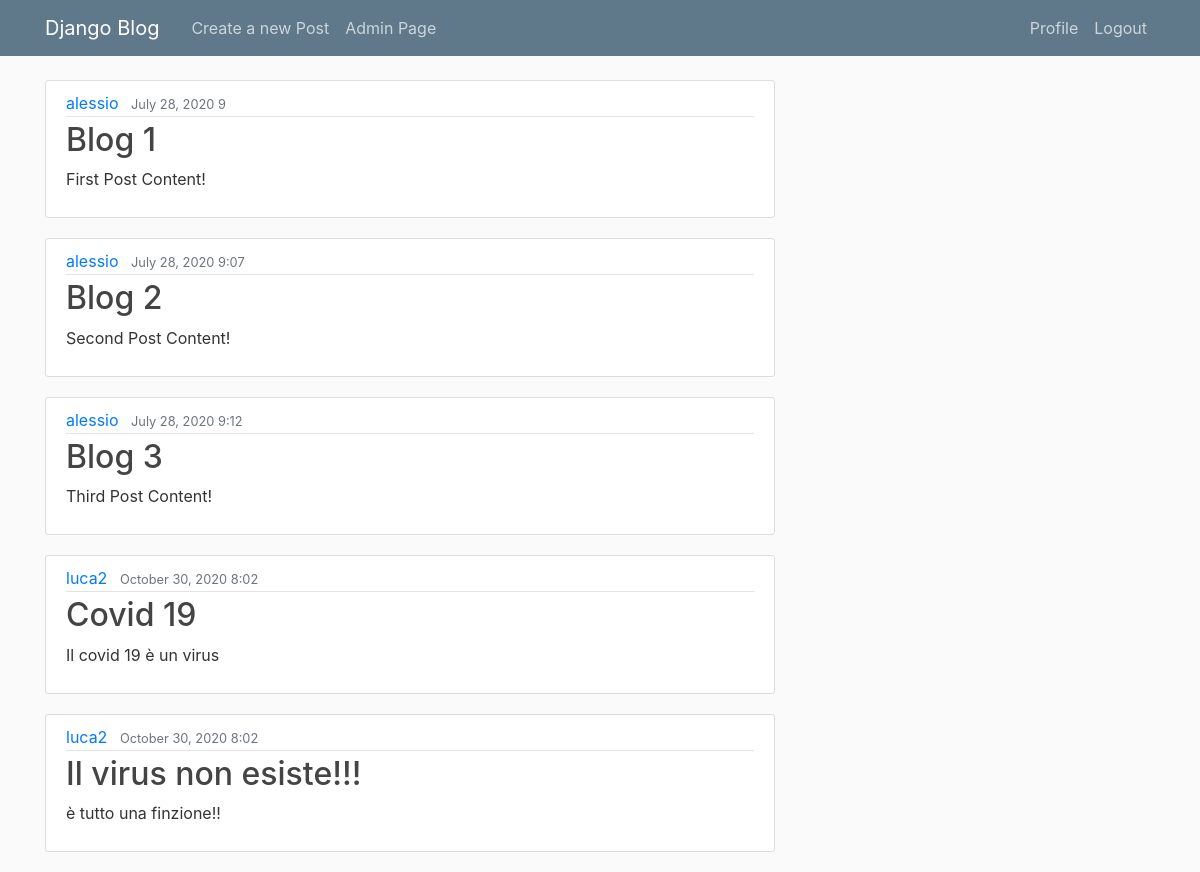
Page /blog/ (signed in) on the earlier database version.
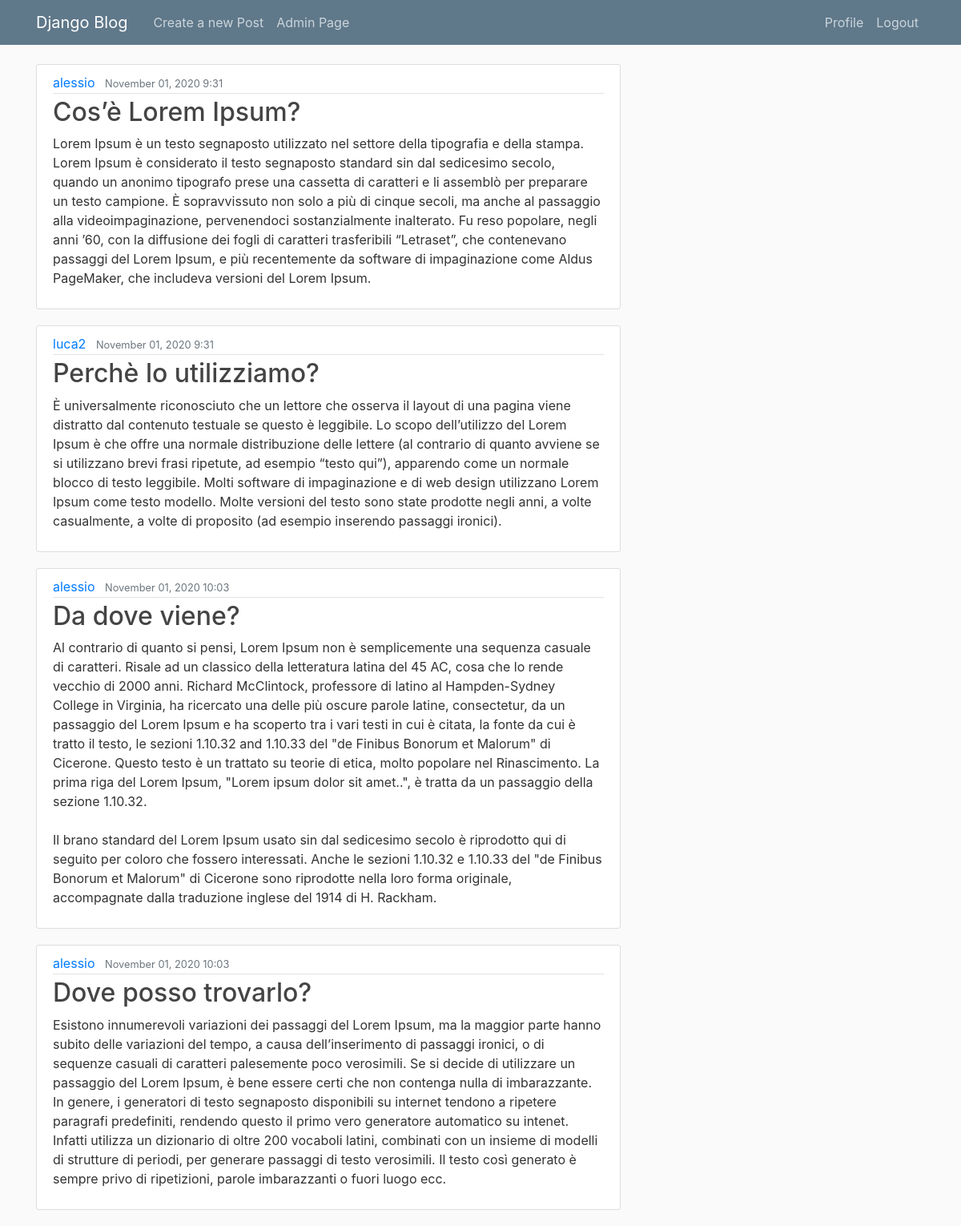
Same page on the later database version.
### blog/models.py (models this page shows, shortened)
class Post(models.Model):
    title = models.CharField(max_length=100)
    content = models.TextField()
    post_date = models.DateTimeField(default=timezone.now)
    author = models.ForeignKey(User, on_delete=models.CASCADE) # if a user is deleted also the post is deleted

### blog/views.py (the view)
# urls.py: 2. Add a URL to urlpatterns:  path('', views.home, name='home')
@login_required
def home(request):
    context = {
        'posts': Post.objects.all(),
    }
    return render(request, 'blog/home.html', context)

### blog/templates/blog/home.html
{% extends 'blog/base.html' %}
{% block content%}
    {% for post in posts%}
    <article class="media content-section">
        <div class="media-body">
          <div class="article-metadata">
            <a class="mr-2" href="#">{{ post.author }}</a>
            <small class="text-muted">{{ post.post_date |date:"F d, Y f" }}</small>
          </div>
          <h2><a class="article-title" href="#">{{ post.title }}</a></h2>
          <p class="article-content">{{ post.content }}</p>
        </div>
      </article>
    {% endfor %}
{% endblock %}

Differences in the rows shown:
removed Post: author "alessio", post_date "July 28, 2020 9", title "Blog 1", content "First Post Content!"
removed Post: author "alessio", post_date "July 28, 2020 9:07", title "Blog 2", content "Second Post Content!"
removed Post: author "alessio", post_date "July 28, 2020 9:12", title "Blog 3", content "Third Post Content!"
removed Post: author "luca2", post_date "October 30, 2020 8:02", title "Covid 19", content "Il covid 19 è un virus"
removed Post: author "luca2", post_date "October 30, 2020 8:02", title "Il virus non esiste!!!", content "è tutto una finzione!!"
added Post: author "alessio", post_date "November 01, 2020 9:31", title "Cos’è Lorem Ipsum?", content "Lorem Ipsum è un testo segnaposto utilizzato nel settore della tipografia e della stampa. Lorem Ipsum è considerato il testo segnaposto standard sin dal sedicesimo secolo, quando un anonimo tipografo prese una cassetta di caratteri e li assemblò per preparare un testo campione. È sopravvissuto non solo a più di cinque secoli, ma anche al passaggio alla videoimpaginazione, pervenendoci sostanzialmente inalterato. Fu reso popolare, negli anni ’60, con la diffusione dei fogli di caratteri trasferibili “Letraset”, che contenevano passaggi del Lorem Ipsum, e più recentemente da software di impaginazione come Aldus PageMaker, che includeva versioni del Lorem Ipsum."
added Post: author "luca2", post_date "November 01, 2020 9:31", title "Perchè lo utilizziamo?", content "È universalmente riconosciuto che un lettore che osserva il layout di una pagina viene distratto dal contenuto testuale se questo è leggibile. Lo scopo dell’utilizzo del Lorem Ipsum è che offre una normale distribuzione delle lettere (al contrario di quanto avviene se si utilizzano brevi frasi ripetute, ad esempio “testo qui”), apparendo come un normale blocco di testo leggibile. Molti software di impaginazione e di web design utilizzano Lorem Ipsum come testo modello. Molte versioni del testo sono state prodotte negli anni, a volte casualmente, a volte di proposito (ad esempio inserendo passaggi ironici)."
added Post: author "alessio", post_date "November 01, 2020 10:03", title "Da dove viene?", content "Al contrario di quanto si pensi, Lorem Ipsum non è semplicemente una sequenza casuale di caratteri. Risale ad un classico della letteratura latina del 45 AC, cosa che lo rende vecchio di 2000 anni. Richard McClintock, professore di latino al Hampden-Sydney College in Virginia, ha ricercato una delle più oscure parole latine, consectetur, da un passaggio del Lorem Ipsum e ha scoperto tra i vari testi in cui è citata, la fonte da cui è tratto il testo, le sezioni 1.10.32 and 1.10.33 del \"de Finibus Bonorum et Malorum\" di Cicerone. Questo testo è un trattato su teorie di etica, molto popolare nel Rinascimento. La prima riga del Lorem Ipsum, \"Lorem ipsum dolor sit amet..\", è tratta da un…"
added Post: author "alessio", post_date "November 01, 2020 10:03", title "Dove posso trovarlo?", content "Esistono innumerevoli variazioni dei passaggi del Lorem Ipsum, ma la maggior parte hanno subito delle variazioni del tempo, a causa dell’inserimento di passaggi ironici, o di sequenze casuali di caratteri palesemente poco verosimili. Se si decide di utilizzare un passaggio del Lorem Ipsum, è bene essere certi che non contenga nulla di imbarazzante. In genere, i generatori di testo segnaposto disponibili su internet tendono a ripetere paragrafi predefiniti, rendendo questo il primo vero generatore automatico su intenet. Infatti utilizza un dizionario di oltre 200 vocaboli latini, combinati con un insieme di modelli di strutture di periodi, per generare passaggi di testo verosimili. Il testo…"
